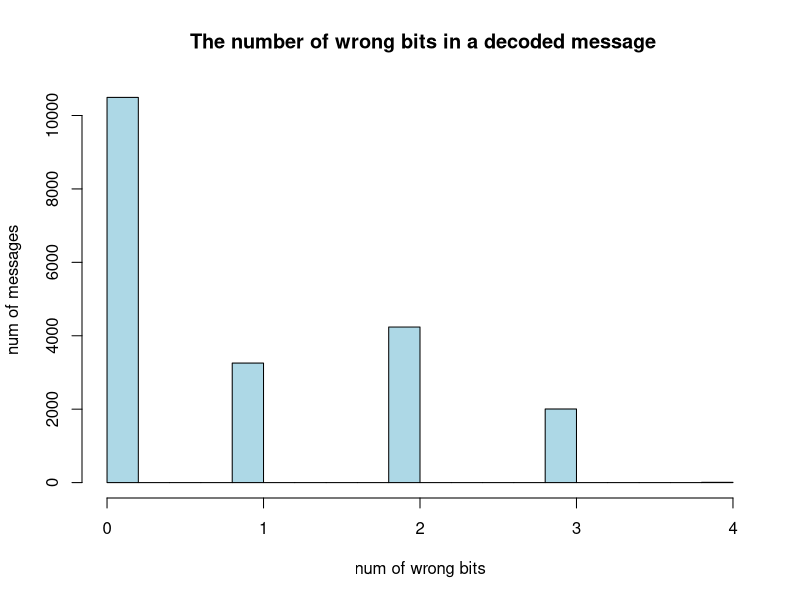
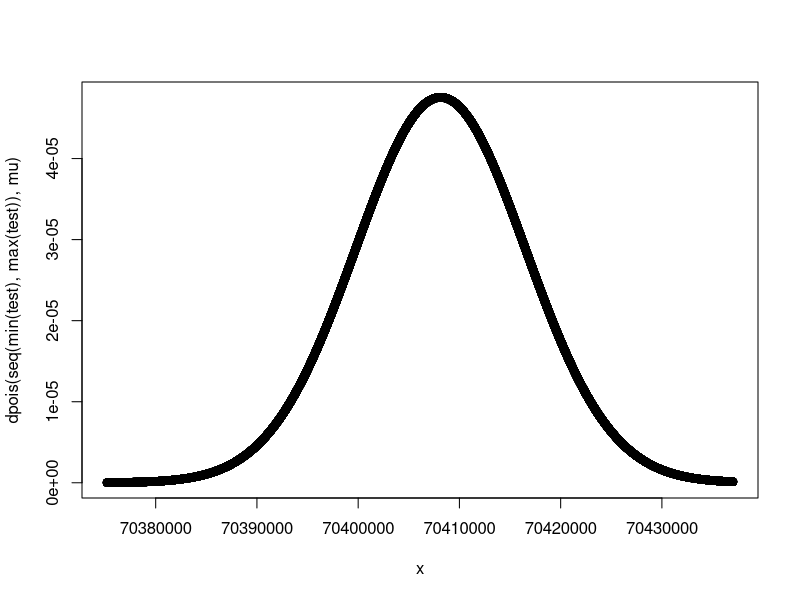
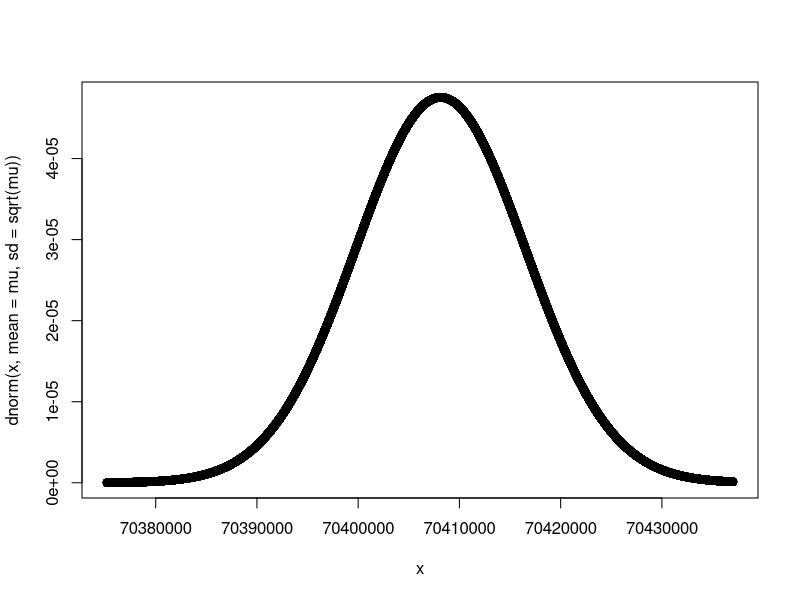
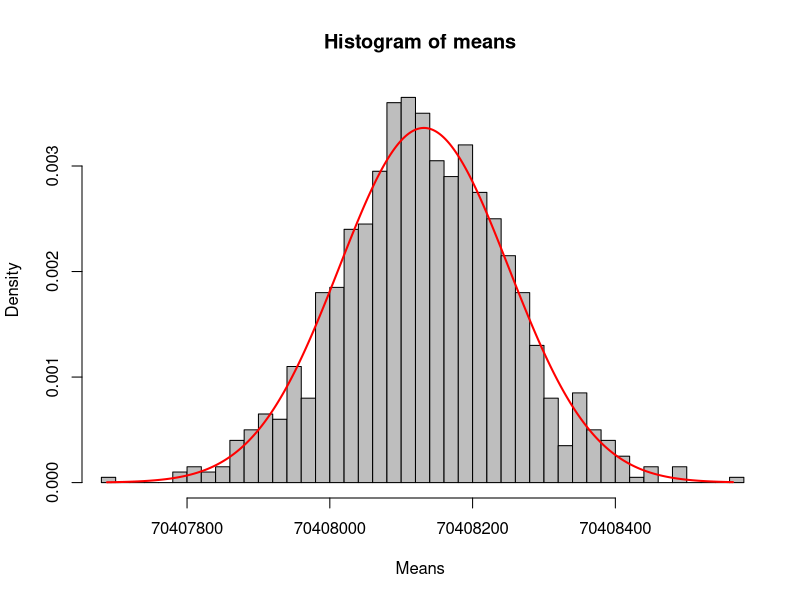
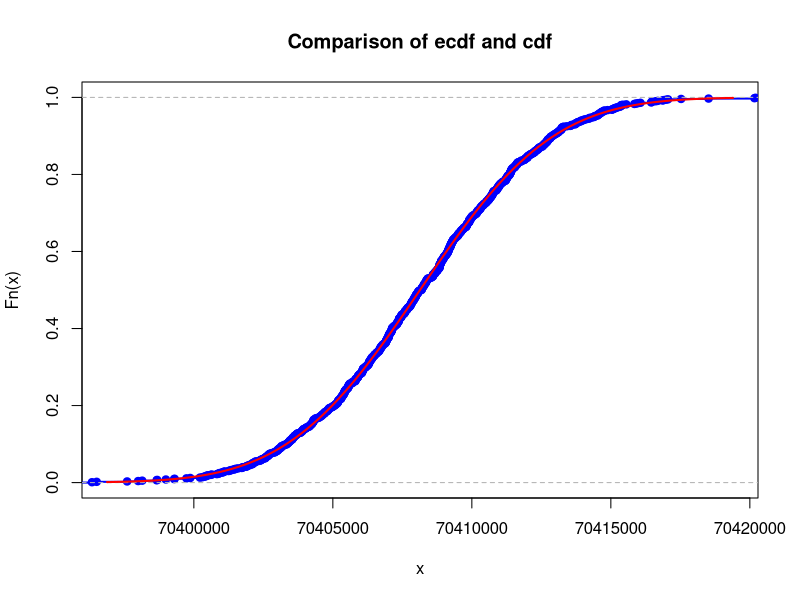

Generate these figures, in order, with R:
## ---- chunk 1
# your team id number 
                          ###
id <- 22                  ### Change to the correct id!
                          ###
set.seed(id)
p <- id/100
# matrices G and H
G <- matrix(c(1, 1, 1, 0, 0, 0, 0,
		1, 0, 0, 1, 1, 0, 0,
		0, 1, 0, 1, 0, 1, 0,
		1, 1, 0, 1, 0, 0, 1), nrow = 4, byrow = TRUE)
H <- t(matrix(c(1, 0, 1, 0, 1, 0, 1,
		0, 1, 1, 0, 0, 1, 1,
		0, 0, 0, 1, 1, 1, 1), nrow = 3, byrow = TRUE))
cat("The matrix G is: \n") 
G  
cat("The matrix H is: \n") 
H
cat("The product GH must be zero: \n")
(G%*%H) %%2
## ---- chunk 2
# generate N messages and encode them to 7-bit codewords

message_generator <- function(N) {
  matrix(sample(c(0,1), 4*N, replace = TRUE), nrow = N)
}

N = 20000
messages <- message_generator(N)
codewords <- (messages %*% G) %% 2
#messages
#codewords
## ---- chunk 3
generate_errors <- function(N) {
  matrix(sample(0:1, 7*N, replace = TRUE, prob=c(1-p, p)), nrow = N)
}
errors <- generate_errors(N)
#cat("errors \n")
#errors
received <- (codewords + errors) %% 2
# cat("original coded messages \n")
# codewords
# cat("messages with errors \n")
# received
## ---- chunk 4
syndrome_vectors <- (received %*% H) %% 2
## ---- chunk 5
m <- matrix(rep(c(1, 2, 4), N), nrow = N, byrow = TRUE)
syndrome_vectors_2_0 <- (syndrome_vectors * m)
bits_with_errors = rowSums(syndrome_vectors_2_0)
# cat("bits to be reversed")
# bits_with_errors
## ---- chunk 6
row = 1
for(bit in bits_with_errors){
  received[row, bit] = (received[row, bit] + 1) %% 2
  row = row + 1
}
# cat("messages after reversing bits \n")
# received
## ---- chunk 7
decoded_messages <- cbind(received[,3], received[,5], received[,6], received[,7])
# cat("decoded messages")
# decoded_messages
# cat("original messages")
# messages

right_decoded_num = sum(
  decoded_messages[,1]==messages[,1] & 
  decoded_messages[,2]==messages[,2]&
  decoded_messages[,3]==messages[,3]&
  decoded_messages[,4]==messages[,4]
  )

p_hat = right_decoded_num/N
cat("Empirical probability: ")
cat(p_hat)
cat("\n")
cat("Empirical probability - p*: ")
cat(p_hat - 0.522463)
## ---- chunk 8
num_of_errors_list <- matrix(nrow=1, ncol = N)
for(row in 1:N){
  num_of_errors_list[1,row] = sum(decoded_messages[row,] != messages[row,])
}
hist(num_of_errors_list,
     xlim = c(0,4),
     xlab = "num of wrong bits",
     ylab = "num of messages",
     main = " The number of wrong bits in a decoded message",
     col = "lightblue");
## ---- chunk 9
set.seed(22)
T <- 949233600 # is 30.1 years converted to seconds
lambda <- log(2) / T; 
mass <- id * 10 ** -6;
M <- 136.9 # an atomic mass of cesium.
N <- mass / M * 6 * 10**23;  # number of atoms in the sample. 132.9 is 
mu <- N * lambda   # poisson r.v. parameter mu
K <- 1e3  # number of experiments
n <- 5 # samples quantity

sample_means <- colMeans(matrix(rpois(n * K, lambda = mu), nrow = n))
# expectation for each column

test <- rpois(10000, mu) # testing poisson distribution
x <- seq(min(test), max(test))
plot(x, dpois(seq(min(test), max(test)), mu))
# dpois function returns the probability that the value of a variable that follows the Poisson distribution is equal to x. x is the number of successes that is expected within this time interval.
plot(x, dnorm(x, mean = mu, sd = sqrt(mu)))
# dnorm returns the value of the probability density function of the normal distribution given a certain random variable x

means <- replicate(K, mean(colMeans(matrix(rpois(n*K, lambda=mu), nrow=n))))
# repeat this $K$ times to get the sample $\mathbf{s}=(s_1,\dots,s_K)$ of means and form the empirical cumulative distribution function $\hat F_{\mathbf{s}}$ of $\mathbf{s}$;

hist(means,
     probability = T,
     breaks = 50,
     col = "grey",
     xlab = "Means",
     xlim = c(min(means),max(means))
     )
# superimpose normal distribution
x <- seq(min(means),max(means), by = .01)
lines(x, dnorm(x, mean = mean(means), sd = sd(means)), col ="red", lwd = 2)

cat("Specify the parameter of the Poisson distribution of $X_i$:\n")
mu
## ---- chunk 10
#According to CLT, for large n poisson r.v. P(mu) ~ Normal (mu, mu)
# here sample means is a mean of n poisson experiments.
# Since poisson r.v. ~ normal, P(mu)/n ~ (mu, mu/n)
mu <- mu
sigma <- sqrt(mu) / sqrt(n) #since sigma is standard deviation, sd = sqrt(var)
mu
sigma
## ---- chunk 11
set.seed(22)
x <- sample_means
stand_norm <- pnorm(x, mean = mu, sd = sigma)

xlims <- c(mu - 3 * sigma, mu + 3 * sigma)
Fs <- ecdf(sample_means)

plot(Fs,
     xlim = xlims,
     ylim = c(0, 1),
     col = "blue",
     lwd = 2,
     main = "Comparison of ecdf and cdf")

curve(pnorm(x, mean = mu, sd = sigma), col = "red", lwd = 2, add = TRUE)
# now find max distance between empirical cdf and cdf of the normal distribution - difference
diff <- max(abs(Fs(x) - pnorm(x, mean = mu, sd = sigma)))
diff
## ---- chunk 12
maximal_difference_between_2_cdfs <- function(n) {
  mu <- N * lambda
  means <- replicate(K, mean(colMeans(matrix(rpois(n*K, lambda=mu), nrow=n))))
  norm_mu <- mean(means)
  sigma <- sd(means)
  x <- seq(min(means), max(means),by = .001)
  difference <- abs(ecdf(means)(x)-pnorm(x, mean = norm_mu, sd = sigma))
  return (max(difference))
}

difference_n1 <- maximal_difference_between_2_cdfs(5)
cat("maximal difference between cdf and ecdf for n=5:\n") 
difference_n1
difference_n2 <- maximal_difference_between_2_cdfs(10)
cat("maximal difference between cdf and ecdf for n=10:\n") 
difference_n2
difference_n3 <- maximal_difference_between_2_cdfs(50)
cat("maximal difference between cdf and ecdf for n=50:\n") 
difference_n3
## ---- chunk 13
# Searching for max n for which correlation of sums < 8e8 to all sums is more than 0.95
set.seed(22)
for (i in 1:100) {
  n <- i
  sample_sums <- colSums(matrix(rpois(n * K, lambda = mu), nrow=n)); length(sample_sums)
  corr <- length(sample_sums[sample_sums < 8e8]) / length(sample_sums)
  if (corr < 0.95){
    n <- i - 1
    break
  }
}

#check the found n by Markov inequality, Chebyshev inequality and CLT
# Markov's inequality
mean(rpois(n, mu)) / 8e8  

#Chernoff bound
t <- 1e-10
mean(exp(t * rpois(n, mu))) / exp(t * 8e8)

#CLT
sample_sums = colSums(matrix(rpois(n * K, lambda = mu), nrow=n))
test_clt <- (8e8 + n* mean(sample_sums)) / ((sample_sums) * sqrt(n))
pnorm(test_clt, mean = mean(sample_sums), sd = sd(sample_sums))[1]
